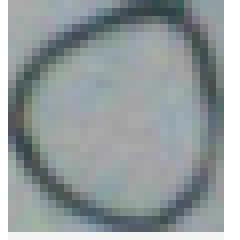
%> input picture CS682-LUMS/Project/CreateData/dataset/0/char_104.png, 30 x 30 px (shown 8 times larger); its folder holds only this picture in this run
$ octave runme.m   (GNU Octave 9; MATLAB toolbox functions it lacks are replaced by stand-ins)
%> lines starting %> are read from the running program, lines starting %| are printed output that depends on the picture; in (x1, y1, x2, y2) boxes, pixels count from 0 and x2, y2 are one past the last pixel; in counts of white or black regions, pixels touching at a corner belong together; the program's own positions count from 1
### CS682-LUMS/Project/CreateData/dataset123.m
function [mean, phi, images , nfiles,tok ] = dataset123(a ,b )
%> called with a = 'dataset/0/*.png', b = 'dataset/0/'
imagefiles = dir(a);
    nfiles = length(imagefiles);    % Number of files found
    display(nfiles);
    [ tok remain] = strtok(b , '/');
   tok = strtok(remain , '/');
    %nfiles=10;
    for ii=1:nfiles
        currentfilename = imagefiles(ii).name;
        currentimage =rgb2gray( imread(strcat(b,currentfilename)));
%> currentimage: size 30x30 uint8; min 60, max 255, mean 156.4
        siz = size(currentimage);
%> siz = [30 30]
        currentimage = AutoEM(currentimage);
        imtemp = double( currentimage(:));

        %  display(ii);
        images{ii} = imtemp;
        %  feature{ii} =divide(currentimage);
    end
    imarr =double(images{1});
    for i=2:nfiles
        imarr =double(images{i})+ imarr;
    end
    mean = imarr/nfiles;
    for ii=1:nfiles
        images{ii} = images{ii}-mean;
    end

    xm = images{1} - mean;
    coosum = (xm) * transpose(xm);

    for i=2:nfiles
        coosum =coosum +  (images{i} - mean)* transpose((images{i} - mean));
    end
    coo = coosum/nfiles;

    [V D] = eig(coo);
    k=100;
    phi =transpose( V(: ,1:k));


### CS682-LUMS/Project/CreateData/EMSeg.m
function [mask,mu,v,p]=EMSeg(ima,k)
%> called with k = 2
%%%%%%%%%%%%%%%%%%%%%%%%%%%%%%%%%%%%%%%%%%%%%%%%%%%%%%%%%%%%%
%
%   Expectation Maximization image segmentation
%
%   Input:
%          ima: grey color image
%          k: Number of classes
%   Output:
%          mask: clasification image mask
%          mu: vector of class means
%          v: vector of class variances
%          p: vector of class proportions
%
%   Example: [mask,mu,v,p]=EMSeg(image,3);
%
%   Author: Prof. Jose Vicente Manjon Herrera
%    Email: jmanjon@fis.upv.es
%     Date: 02-05-2006
%
%%%%%%%%%%%%%%%%%%%%%%%%%%%%%%%%%%%%%%%%%%%%%%%%%%%%%%%%%%%%%

% check image
ima=double(ima);
copy=ima;           % make a copy
ima=ima(:);         % vectorize ima
%> ima = 900 values, max 255 at index 1, min 60 at index 602, mean 156.4
mi=min(ima);        % deal with negative
%> mi = 60
ima=ima-mi+1;       % and zero values
%> ima = 900 values, max 196 at index 1, min 1 at index 602, mean 97.39
m=max(ima);
%> m = 196
s=length(ima);
%> s = 900

% create image histogram

h=histogram(ima);
%> in histogram, `datos=datos(:);`: datos has the same summary as ima in EMSeg
%> in histogram, `ind=find(isnan(datos)==1);`: ind = []
%> in histogram, `tam=length(datos);`: tam = 900
%> in histogram, `m=ceil(max(datos))+1;`: m = 197
%> the loop in histogram, `for i=1:tam,` made 900 passes
%> f on passes 1 to 12: 196, 196, 196, 196, 196, 196, 196, 196, 196, 196, 196, 196
%> after the loop in histogram, `for i=1:tam,`: h = 197 values, max 47 at index 107, min 0 at index 3, mean 4.11
%> in histogram, `h=conv(h,[1,2,3,2,1]);`: h = 201 values, max 367 at index 109, min 0 at index 117, mean 36.27
%> in histogram, `h=h(3:(length(h)-2));`: h = 197 values, max 367 at index 107, min 0 at index 115, mean 36.97
%> in histogram, `h=h/sum(h);`: h = 197 values, max 0.0504 at index 107, min 0 at index 115, mean 0.00508
x=find(h);
%> x = 119 values from 1 to 185
h=h(x);
%> h = 119 values, max 0.0504 at index 107, min 0.000687 at index 3, mean 0.0084
x=x(:);h=h(:);

% initiate parameters

mu=(1:k)*m/(k+1);
%> mu = [65.33 130.7]
v=ones(1,k)*m;
p=ones(1,k)*1/k;

% start process

sml = mean(diff(x))/1000;
%> sml = 0.00156
while(1)
        % Expectation
        prb = distribution(mu,v,p,x);
        scal = sum(prb,2)+eps;
        loglik=sum(h.*log(scal));

        %Maximizarion
        for j=1:k
                pp=h.*prb(:,j)./scal;
                p(j) = sum(pp);
                mu(j) = sum(x.*pp)/p(j);
                vr = (x-mu(j));
                v(j)=sum(vr.*vr.*pp)/p(j)+sml;
        end
        p = p + 1e-3;
        p = p/sum(p);

        % Exit condition
        prb = distribution(mu,v,p,x);
        scal = sum(prb,2)+eps;
        nloglik=sum(h.*log(scal));
        if((nloglik-loglik)<0.0001) break; end;

    % [6 lines of commented-out code are left out]
end
%> this loop made 13 passes
%> (loglik, p, nloglik) on passes 2 to 12: (-4.97, [0.459 0.541], -4.92), (-4.92, [0.449 0.551], -4.81), (-4.81, [0.449 0.551], -4.64), (-4.64, [0.443 0.557], -4.55), (-4.55, [0.449 0.551], -4.51), (-4.51, [0.459 0.541], -4.49), (-4.49, [0.47 0.53], -4.49), (-4.49, [0.479 0.521], -4.48), (-4.48, [0.485 0.515], -4.48), (-4.48, [0.489 0.511], -4.48), (-4.48, [0.492 0.508], -4.48)
%> (loglik, nloglik) on pass 1: (-6.2, -4.97)
%> after the loop, mu = [68.29 104.3]; v = [1759.1 17.8]

% calculate mask
mu=mu+mi-1;   % recover real range
%> mu = [127.3 163.3]
s=size(copy);
%> s = [30 30]
mask=zeros(s);

for i=1:s(1),
for j=1:s(2),
  for n=1:k
    c(n)=distribution(mu(n),v(n),p(n),copy(i,j));
  end
  a=find(c==max(c));
  mask(i,j)=a(1);
end
end
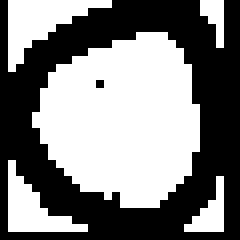
%> mask: size 30x30 double (shown 8 times larger); values 1 (black) and 2 (white), 50.4% white; 2 black regions (1 under 20 px), largest, box (x1, y1, x2, y2) and area: (0, 0, 30, 30) 445
%> after the loop, c = [4.56e-05 1.4e-104]


function y=distribution(m,v,g,x)
x=x(:);
m=m(:);
v=v(:);
g=g(:);
for i=1:size(m,1)
   d = x-m(i);
   amp = g(i)/sqrt(2*pi*v(i));
   y(:,i) = amp*exp(-0.5 * (d.*d)/v(i));
end


function[h]=histogram(datos)
datos=datos(:);
ind=find(isnan(datos)==1);
datos(ind)=0;
ind=find(isinf(datos)==1);
datos(ind)=0;
tam=length(datos);
m=ceil(max(datos))+1;
h=zeros(1,m);
for i=1:tam,
    f=floor(datos(i));
    if(f>0 & f<(m-1))
        a2=datos(i)-f;
        a1=1-a2;
        h(f)  =h(f)  + a1;
        h(f+1)=h(f+1)+ a2;
    end;
end;
h=conv(h,[1,2,3,2,1]);
h=h(3:(length(h)-2));
h=h/sum(h);

### CS682-LUMS/Project/CreateData/AutoEM.m
function newim =  AutoEM(im)
%% Code taken from Web, Please refer to report for Reference
[mask,mu,v,p]=EMSeg(im,2) ;
%> mu = [127.3 163.3]; v = [1759.1 17.8]; p = [0.494 0.506]
%%
std = sqrt(v);
%> std = [41.94 4.22]
x2 = (-(1)/(2*v(1,1)))+((1)/(2*v(1,2)));
%> x2 = 0.0278
x1 = (mu(1,1)/v(1,1)) - (mu(1,2)/v(1,2));
%> x1 = -9.1
x0 = ((-mu(1,1)^2))/(2*v(1,1))+ ((mu(1,2)^2))/(2*v(1,2)) - log(std(1,1))+log(std(1,2));
%> x0 = 742.3

syms x;
%> (this line was passed over: syms is not available in this run)
%> the run ends on the next line
ans = solve(x2*x^2 + x1*x + x0 == 0,x);
if ans(1,1)>0 && ans(1,1)<255 && ans(2,1)>0 && ans(2,1)<255
ans = min(min(double(ans)));
else
if ans(1,1)>0 && ans(1,1)<255

    ans = ans(1,1);

else
    ans = ans(2,1);
end
end
ans = double(ans);
siz = size(im);
  for i=1:siz(1,1)
        for j =1:siz(1,2)
            if im(i,j)>ans
                newim(i,j) = 255;
            else
                newim(i,j) = 0;
        end
        end

%imshow(newim);
end

### CS682-LUMS/Project/CreateData/runme.m
 clear;
[mean_image,phi,images , nfiles,tok ] = dataset123('dataset/0/*.png' ,'dataset/0/' );

$ run again, on CS682-LUMS/Project/CreateData/dataset/0/char_17.png
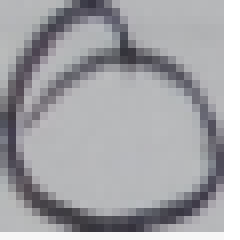
%> input picture CS682-LUMS/Project/CreateData/dataset/0/char_17.png, 30 x 30 px (shown 8 times larger)
%> in EMSeg, `ima=ima(:);`: ima = 900 values, max 255 at index 841, min 52 at index 509, mean 165.7
%> mi = 52
%> in EMSeg, `ima=ima-mi+1;`: ima = 900 values, max 204 at index 841, min 1 at index 509, mean 114.7
%> in EMSeg, `m=max(ima);`: m = 204
%> datos has the same summary as ima in EMSeg
%> ind = []
%> tam = 900
%> in histogram, `m=ceil(max(datos))+1;`: m = 205
%> the loop in histogram, `for i=1:tam,` made 900 passes
%> f on passes 1 to 8: 133, 132, 131, 129, 132, 133, 135, 135
%> after the loop in histogram, `for i=1:tam,`: h = 205 values, max 129 at index 133, min 0 at index 5, mean 4.1
%> in histogram, `h=conv(h,[1,2,3,2,1]);`: h = 209 values, max 815 at index 135, min 0 at index 141, mean 36.17
%> in histogram, `h=h(3:(length(h)-2));`: h = 205 values, max 815 at index 133, min 0 at index 139, mean 36.85
%> in histogram, `h=h/sum(h);`: h = 205 values, max 0.108 at index 133, min 0 at index 139, mean 0.00488
%> x = 143 values from 1 to 197
%> in EMSeg, `h=h(x);`: h = 143 values, max 0.108 at index 133, min 0.000794 at index 138, mean 0.00699
%> in EMSeg, `mu=(1:k)*m/(k+1);`: mu = [68 136]
%> sml = 0.00138
%> the loop in EMSeg, `while(1)` made 7 passes
%> (loglik, p, nloglik) on passes 2 to 7: (-4.91, [0.287 0.713], -4.9), (-4.9, [0.28 0.72], -4.9), (-4.9, [0.276 0.724], -4.9), (-4.9, [0.273 0.727], -4.9), (-4.9, [0.271 0.729], -4.9), (-4.9, [0.27 0.73], -4.9)
%> after the loop in EMSeg, `while(1)`: mu = [46.52 131.1]; v = [655.6 289.6]
%> in EMSeg, `mu=mu+mi-1;`: mu = [97.52 182.1]
%> after the loop in EMSeg, `for i=1:s(1),`:
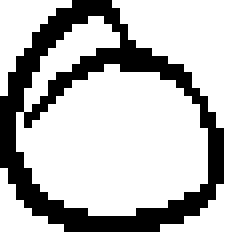
%> mask: size 30x30 double (shown 8 times larger); values 1 (black) and 2 (white), 75.2% white; black in thin lines or dots
%> after the loop in EMSeg, `for i=1:s(1),`: c = [2.57e-11 1.79e-06]
%> in AutoEM, `[mask,mu,v,p]=EMSeg(im,2) ;`: mu = [97.52 182.1]; v = [655.6 289.6]; p = [0.27 0.73]
%> std = [25.6 17.02]
%> x2 = 0.000964
%> x1 = -0.48
%> x0 = 49.63

$ run again, on CS682-LUMS/Project/CreateData/dataset/0/char_18.png
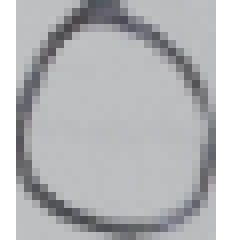
%> input picture CS682-LUMS/Project/CreateData/dataset/0/char_18.png, 30 x 30 px (shown 8 times larger)
%> in EMSeg, `ima=ima(:);`: ima = 900 values, max 255 at index 1, min 70 at index 273, mean 184.8
%> mi = 70
%> in EMSeg, `ima=ima-mi+1;`: ima = 900 values, max 186 at index 1, min 1 at index 273, mean 115.8
%> in EMSeg, `m=max(ima);`: m = 186
%> datos has the same summary as ima in EMSeg
%> ind = []
%> tam = 900
%> in histogram, `m=ceil(max(datos))+1;`: m = 187
%> after the loop in histogram, `for i=1:tam,`: a1 = 1; a2 = 0; h = 187 values, max 158 at index 121, min 0 at index 2, mean 4.01
%> in histogram, `h=conv(h,[1,2,3,2,1]);`: h = 191 values, max 962 at index 123, min 0 at index 130, mean 35.34
%> in histogram, `h=h(3:(length(h)-2));`: h = 187 values, max 962 at index 121, min 0 at index 128, mean 36.08
%> in histogram, `h=h/sum(h);`: h = 187 values, max 0.143 at index 121, min 0 at index 128, mean 0.00535
%> x = 127 values from 1 to 127
%> in EMSeg, `h=h(x);`: h = 127 values, max 0.143 at index 121, min 0.000148 at index 127, mean 0.00787
%> in EMSeg, `mu=(1:k)*m/(k+1);`: mu = [62 124]
%> sml = 0.001
%> the loop in EMSeg, `while(1)` made 8 passes
%> (loglik, p, nloglik) on passes 2 to 8: (-3.94, [0.264 0.736], -3.76), (-3.76, [0.288 0.712], -3.63), (-3.63, [0.304 0.696], -3.59), (-3.59, [0.315 0.685], -3.59), (-3.59, [0.32 0.68], -3.59), (-3.59, [0.323 0.677], -3.58), (-3.58, [0.324 0.676], -3.58)
%> after the loop in EMSeg, `while(1)`: mu = [63.3 120.3]; v = [1148.8 3.8]
%> in EMSeg, `mu=mu+mi-1;`: mu = [132.3 189.3]
%> after the loop in EMSeg, `for i=1:s(1),`:
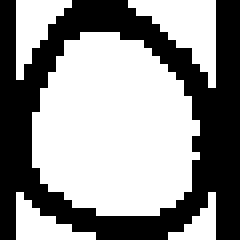
%> mask: size 30x30 double (shown 8 times larger); values 1 (black) and 2 (white), 57.1% white; 1 black region, box (x1, y1, x2, y2) and area: (0, 0, 30, 30) 386
%> after the loop in EMSeg, `for i=1:s(1),`: c = [5.44e-06 1.78e-248]
%> in AutoEM, `[mask,mu,v,p]=EMSeg(im,2) ;`: mu = [132.3 189.3]; v = [1148.8 3.8]; p = [0.324 0.676]
%> std = [33.89 1.95]
%> x2 = 0.131
%> x1 = -49.75
%> x0 = 4709.8

$ run again, on CS682-LUMS/Project/CreateData/dataset/0/char_24.png
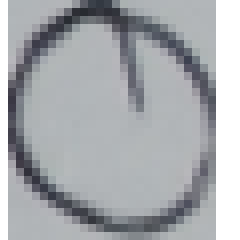
%> input picture CS682-LUMS/Project/CreateData/dataset/0/char_24.png, 30 x 30 px (shown 8 times larger)
%> in EMSeg, `ima=ima(:);`: ima = 900 values, max 255 at index 1, min 42 at index 302, mean 170.2
%> mi = 42
%> in EMSeg, `ima=ima-mi+1;`: ima = 900 values, max 214 at index 1, min 1 at index 302, mean 129.2
%> in EMSeg, `m=max(ima);`: m = 214
%> datos has the same summary as ima in EMSeg
%> ind = []
%> tam = 900
%> in histogram, `m=ceil(max(datos))+1;`: m = 215
%> the loop in histogram, `for i=1:tam,` made 900 passes
%> f on passes 1 to 8: 214, 214, 214, 214, 214, 214, 214, 214
%> after the loop in histogram, `for i=1:tam,`: h = 215 values, max 168 at index 139, min 0 at index 3, mean 3.63
%> in histogram, `h=conv(h,[1,2,3,2,1]);`: h = 219 values, max 1001 at index 141, min 0 at index 149, mean 32.05
%> in histogram, `h=h(3:(length(h)-2));`: h = 215 values, max 1001 at index 139, min 0 at index 147, mean 32.63
%> in histogram, `h=h/sum(h);`: h = 215 values, max 0.143 at index 139, min 0 at index 147, mean 0.00465
%> x = 146 values from 1 to 146
%> in EMSeg, `h=h(x);`: h = 146 values, max 0.143 at index 139, min 0.000143 at index 146, mean 0.00685
%> in EMSeg, `mu=(1:k)*m/(k+1);`: mu = [71.33 142.7]
%> sml = 0.001
%> the loop in EMSeg, `while(1)` made 10 passes
%> (loglik, p, nloglik) on passes 2 to 8: (-4.21, [0.29 0.71], -4.08), (-4.08, [0.318 0.682], -3.95), (-3.95, [0.341 0.659], -3.85), (-3.85, [0.36 0.64], -3.81), (-3.81, [0.372 0.628], -3.79), (-3.79, [0.38 0.62], -3.79), (-3.79, [0.384 0.616], -3.79)
%> after the loop in EMSeg, `while(1)`: mu = [80.23 138.9]; v = [1427.7 3.27]
%> in EMSeg, `mu=mu+mi-1;`: mu = [121.2 179.9]
%> after the loop in EMSeg, `for i=1:s(1),`:
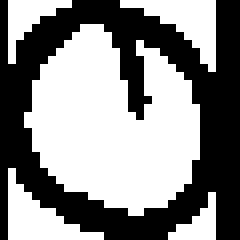
%> mask: size 30x30 double (shown 8 times larger); values 1 (black) and 2 (white), 54.3% white; 1 black region, box (x1, y1, x2, y2) and area: (0, 0, 30, 30) 411
%> after the loop in EMSeg, `for i=1:s(1),`: c = [7.75e-06 0]
%> in AutoEM, `[mask,mu,v,p]=EMSeg(im,2) ;`: mu = [121.2 179.9]; v = [1427.7 3.27]; p = [0.387 0.613]
%> std = [37.78 1.81]
%> x2 = 0.152
%> x1 = -54.84
%> x0 = 4931.4

$ run again, on CS682-LUMS/Project/CreateData/dataset/0/char_114.png
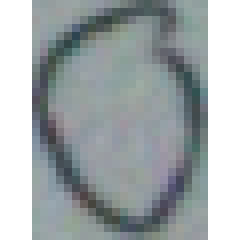
%> input picture CS682-LUMS/Project/CreateData/dataset/0/char_114.png, 30 x 30 px (shown 8 times larger)
%> in EMSeg, `ima=ima(:);`: ima = 900 values, max 255 at index 1, min 61 at index 393, mean 167.3
%> mi = 61
%> in EMSeg, `ima=ima-mi+1;`: ima = 900 values, max 195 at index 1, min 1 at index 393, mean 107.3
%> in EMSeg, `m=max(ima);`: m = 195
%> datos has the same summary as ima in EMSeg
%> ind = []
%> tam = 900
%> in histogram, `m=ceil(max(datos))+1;`: m = 196
%> after the loop in histogram, `for i=1:tam,`: a1 = 1; a2 = 0; h = 196 values, max 46 at index 97, min 0 at index 2, mean 3.37
%> in histogram, `h=conv(h,[1,2,3,2,1]);`: h = 200 values, max 333 at index 99, min 0 at index 112, mean 29.7
%> in histogram, `h=h(3:(length(h)-2));`: h = 196 values, max 333 at index 97, min 0 at index 110, mean 30.29
%> in histogram, `h=h/sum(h);`: h = 196 values, max 0.0561 at index 97, min 0 at index 110, mean 0.0051
%> x = 109 values from 1 to 109
%> in EMSeg, `h=h(x);`: h = 109 values, max 0.0561 at index 97, min 0.000168 at index 109, mean 0.00917
%> in EMSeg, `mu=(1:k)*m/(k+1);`: mu = [65 130]
%> sml = 0.001
%> the loop in EMSeg, `while(1)` made 13 passes
%> (loglik, p, nloglik) on passes 2 to 8: (-4.42, [0.65 0.35], -4.31), (-4.31, [0.572 0.428], -4.26), (-4.26, [0.53 0.47], -4.25), (-4.25, [0.506 0.494], -4.24), (-4.24, [0.491 0.509], -4.24), (-4.24, [0.481 0.519], -4.24), (-4.24, [0.473 0.527], -4.24)
%> after the loop in EMSeg, `while(1)`: mu = [51.57 95.72]; v = [701.5 17.04]
%> in EMSeg, `mu=mu+mi-1;`: mu = [111.6 155.7]
%> after the loop in EMSeg, `for i=1:s(1),`:
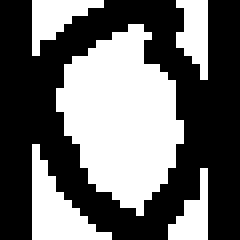
%> mask: size 30x30 double (shown 8 times larger); values 1 (black) and 2 (white), 42% white; 5 white regions, box (x1, y1, x2, y2) and area: (7, 3, 23, 27) 244, (4, 18, 14, 30) 52, (4, 0, 13, 7) 30, (22, 0, 26, 10) 28, (21, 21, 26, 30) 24
%> after the loop in EMSeg, `for i=1:s(1),`: c = [2.96e-09 1.28e-127]
%> in AutoEM, `[mask,mu,v,p]=EMSeg(im,2) ;`: mu = [111.6 155.7]; v = [701.5 17.04]; p = [0.458 0.542]
%> std = [26.49 4.13]
%> x2 = 0.0286
%> x1 = -8.98
%> x0 = 700.7
